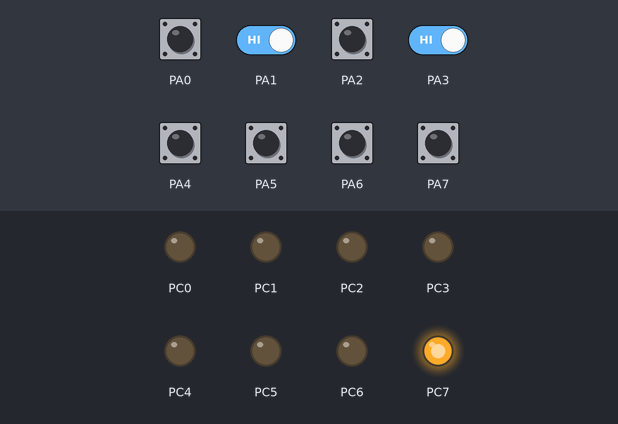
Recording of a program running on a simulated ATmega1284P, built with avr-gcc and emulated at 8 MHz. Parts: output pins drawn as LEDs (lit = HIGH). The test bench sets the inputs (shaded band); at power-on: PA0–7 HIGH.

Above: at 1.2 s.
1.3 s: PA0 pulled LOW for 0.15 s
At 1.37 s:
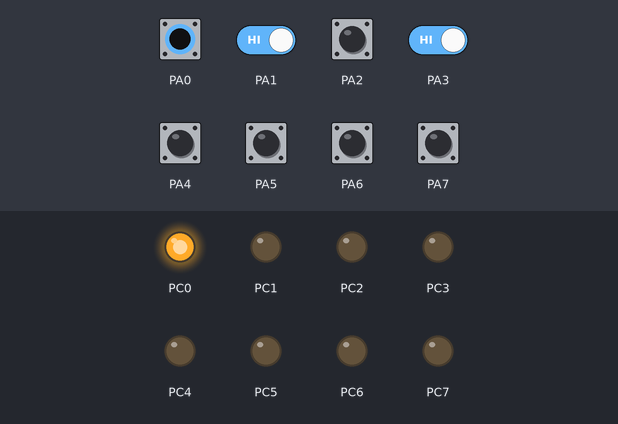
2.9 s: PA0 driven LOW and PA1 driven LOW
At 4.1 s:
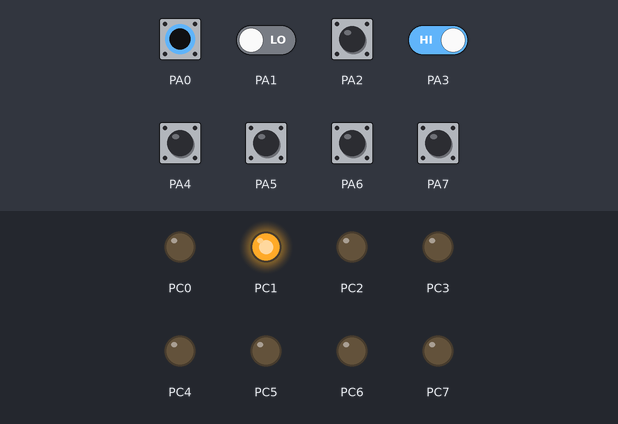
4.4 s: PA2 pulled LOW for 0.15 s
At 4.47 s:
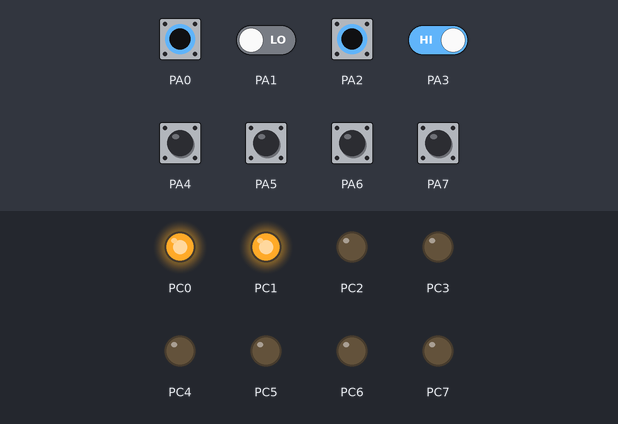
6.0 s: PA0 driven HIGH
At 6.5 s:
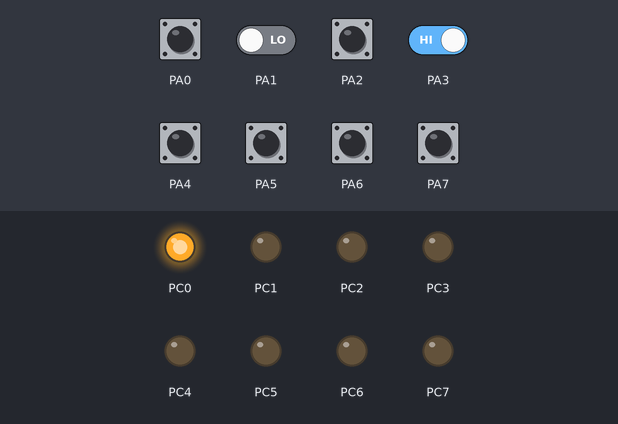
7.5 s: PA0 driven LOW
At 8.7 s:
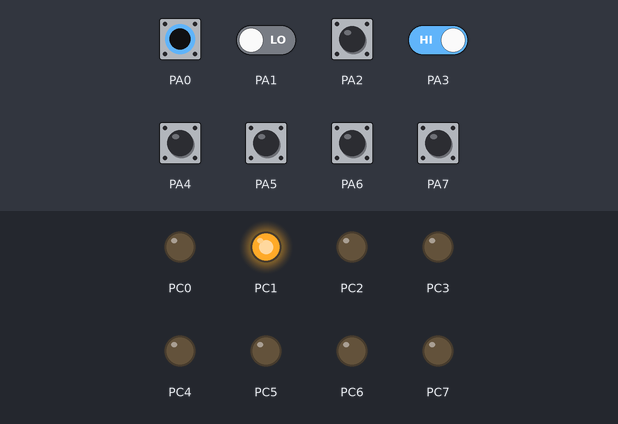
9.0 s: PA2 driven LOW and PA3 driven LOW
At 10.0 s:
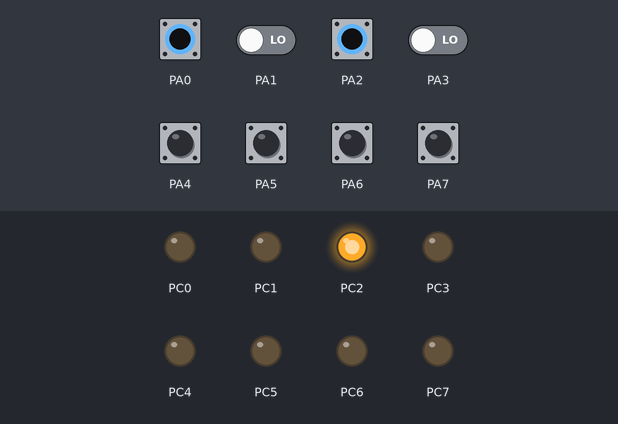
Timing chart, 0 to 11.5 s (numbered marks = the images above; inputs shaded):
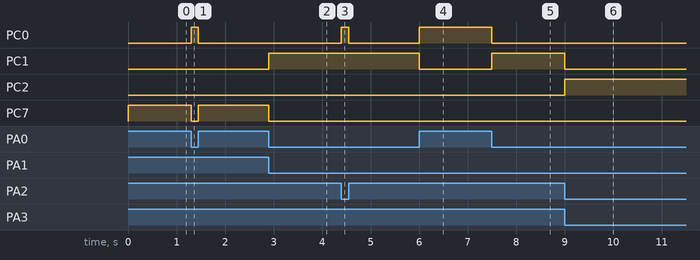

Measured:
- after the input at 1.3 s, PC0: LOW → HIGH at once, → LOW 0.15 s later; PC7: HIGH → LOW at once, → HIGH 0.15 s later
- after the input at 2.9 s, PC1: LOW → HIGH at once; PC7: HIGH → LOW at once
- after the input at 4.4 s, PC0: LOW → HIGH at once, → LOW 0.15 s later
- after the input at 6.0 s, PC0: LOW → HIGH at once; PC1: HIGH → LOW at once
- after the input at 7.5 s, PC0: HIGH → LOW at once; PC1: LOW → HIGH at once
- after the input at 9.0 s, PC1: HIGH → LOW at once; PC2: LOW → HIGH at once

The program:

main.c
```c
/*	Author: ssing072
 *  Partner(s) Name: Neha Gupta
 *	Lab Section:
 *	Assignment: Lab #  Exercise #
 *	Exercise Description: [optional - include for your own benefit]
 *
 *	I acknowledge all content contained herein, excluding template or example
 *	code, is my own original work.
 */
#include <avr/io.h>
#ifdef _SIMULATE_
#include "simAVRHeader.h"
#endif

int main(void) {
	DDRA = 0x00; PORTA = 0xFF; // Configure port A's 8 pins as inputs
	DDRC = 0xFF; PORTC = 0x00; // Configure port B's 8 pins as outputs, initialize to 0s
	unsigned char tmpB = 0x00; // Temporary variable to hold the value of A1
	unsigned char tmpA = 0x00; // Temporary variable to hold the value of A0
	unsigned char tmpC = 0x00; // Temporary variable to hold the value of B0
	unsigned char tmpD = 0x00; // Temporary variable to hold the value of B0
	unsigned char cntavail = 4; // Temporary variable to hold the value of B0
	while(1) {
		// 1) Read input
		tmpA = PINA & 0x01;
		tmpB = PINA & 0x02;
		tmpC = PINA & 0x04;
		tmpD = PINA & 0x08;
		cntavail = 4;
		// 2) Perform computation
		// if PA0 is 1 and PA1 is 0, then set PB0 to 01 else 00
		if (tmpA == 0x01) { // True if  PA0 is 1 and PA1 is 0
			cntavail  = cntavail - 1; // Sets tmpB to bbbbbb01
							 // (clear rightmost 2 bits, then set to 01)
		}
		if (tmpB == 0x02) { // True if  PA0 is 1 and PA1 is 0
			cntavail  = cntavail - 1; // Sets tmpB to bbbbbb01
							 // (clear rightmost 2 bits, then set to 01)
		}
		if (tmpC == 0x04) { // True if  PA0 is 1 and PA1 is 0
			cntavail  = cntavail - 1; // Sets tmpB to bbbbbb01
							 // (clear rightmost 2 bits, then set to 01)
		}
		if (tmpD == 0x08) { // True if  PA0 is 1 and PA1 is 0
			cntavail  = cntavail - 1; // Sets tmpB to bbbbbb01
							 // (clear rightmost 2 bits, then set to 01)
		}
		// 3) Write output
		if(cntavail == 0){
			cntavail = 0x80;
		}
		PORTC = cntavail;
	}
	return 0;
}
```

simAVRHeader.h
```c
/* Debug information for SimAVR */
#include <stdio.h>
#ifndef F_CPU
#define F_CPU 8000000
#endif

#include <avr/sleep.h>
#include "include/simavr/avr/avr_mcu_section.h"
AVR_MCU(F_CPU,"atmega1284");
AVR_MCU_VCD_FILE("build/results/Lab2_introToAVR_trace.vcd",1000);

const struct avr_mmcu_vcd_trace_t _mytrace[] _MMCU_ = {
    { AVR_MCU_VCD_SYMBOL("PORTB"), .what = (void*)&PORTB, } , // Example full port
    { AVR_MCU_VCD_SYMBOL("PINA"), .what = (void*)&PINA, } ,
    { AVR_MCU_VCD_SYMBOL("PINA0"), .mask = 1 << 0, .what = (void*)&PINA, } ,
};

/* Function to output through UART */
static int uart_putchar(char c, FILE *stream) {
    if (c == '\n') {
        uart_putchar('\r',stream);
    }
    loop_until_bit_is_set(UCSR0A,UDRE0);
    UDR0 = c;
    return 0;
}

/* Setup filestream for debugging */
FILE mystdout = FDEV_SETUP_STREAM(uart_putchar,NULL,_FDEV_SETUP_WRITE);
/* End SimAVR section */
```
